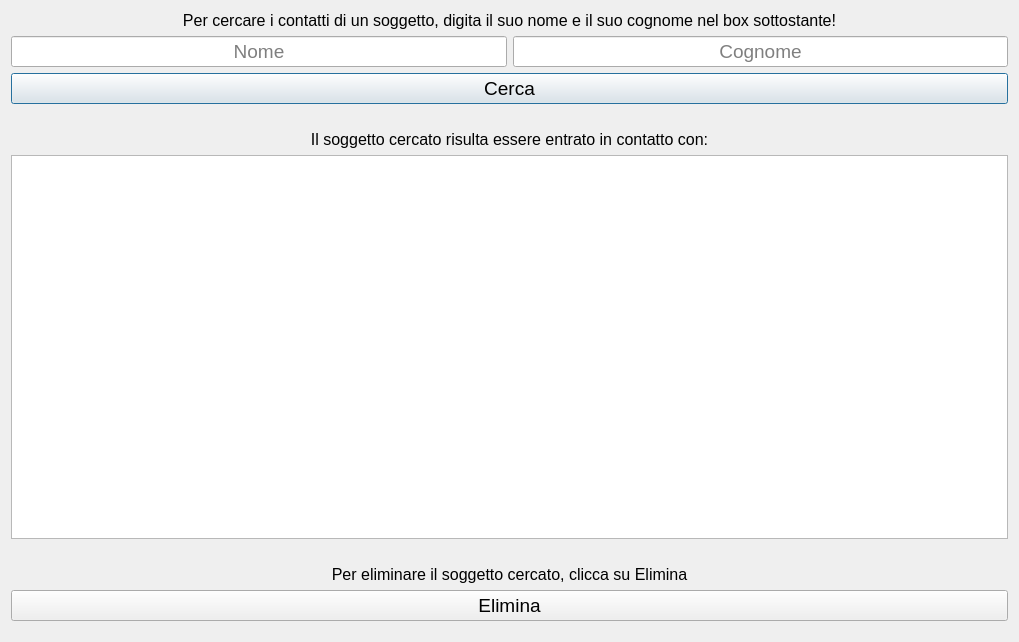
<?xml version="1.0" encoding="UTF-8"?>
<ui version="4.0">
 <class>Ricerca</class>
 <widget class="QDialog" name="Ricerca">
  <property name="geometry">
   <rect>
    <x>0</x>
    <y>0</y>
    <width>1019</width>
    <height>642</height>
   </rect>
  </property>
  <property name="windowTitle">
   <string>Dialog</string>
  </property>
  <layout class="QVBoxLayout" name="verticalLayout_2">
   <item>
    <widget class="QLabel" name="label">
     <property name="sizePolicy">
      <sizepolicy hsizetype="Minimum" vsizetype="Fixed">
       <horstretch>0</horstretch>
       <verstretch>0</verstretch>
      </sizepolicy>
     </property>
     <property name="font">
      <font>
       <pointsize>12</pointsize>
      </font>
     </property>
     <property name="layoutDirection">
      <enum>Qt::LeftToRight</enum>
     </property>
     <property name="text">
      <string>Per cercare i contatti di un soggetto, digita il suo nome e il suo cognome nel box sottostante!</string>
     </property>
     <property name="textFormat">
      <enum>Qt::AutoText</enum>
     </property>
     <property name="alignment">
      <set>Qt::AlignCenter</set>
     </property>
     <property name="margin">
      <number>0</number>
     </property>
    </widget>
   </item>
   <item>
    <layout class="QHBoxLayout" name="horizontalLayout_2">
     <item>
      <widget class="QLineEdit" name="nome">
       <property name="font">
        <font>
         <pointsize>14</pointsize>
        </font>
       </property>
       <property name="alignment">
        <set>Qt::AlignCenter</set>
       </property>
       <property name="placeholderText">
        <string>Nome</string>
       </property>
      </widget>
     </item>
     <item>
      <widget class="QLineEdit" name="cognome">
       <property name="font">
        <font>
         <pointsize>14</pointsize>
        </font>
       </property>
       <property name="alignment">
        <set>Qt::AlignCenter</set>
       </property>
       <property name="placeholderText">
        <string>Cognome</string>
       </property>
      </widget>
     </item>
    </layout>
   </item>
   <item>
    <widget class="QPushButton" name="pushButton">
     <property name="font">
      <font>
       <pointsize>14</pointsize>
      </font>
     </property>
     <property name="text">
      <string>Cerca</string>
     </property>
    </widget>
   </item>
   <item>
    <spacer name="verticalSpacer">
     <property name="orientation">
      <enum>Qt::Vertical</enum>
     </property>
     <property name="sizeType">
      <enum>QSizePolicy::Minimum</enum>
     </property>
     <property name="sizeHint" stdset="0">
      <size>
       <width>20</width>
       <height>20</height>
      </size>
     </property>
    </spacer>
   </item>
   <item>
    <widget class="QLabel" name="label_3">
     <property name="font">
      <font>
       <pointsize>12</pointsize>
      </font>
     </property>
     <property name="text">
      <string>Il soggetto cercato risulta essere entrato in contatto con:</string>
     </property>
     <property name="alignment">
      <set>Qt::AlignCenter</set>
     </property>
    </widget>
   </item>
   <item>
    <widget class="QTableWidget" name="table"/>
   </item>
   <item>
    <spacer name="verticalSpacer_2">
     <property name="orientation">
      <enum>Qt::Vertical</enum>
     </property>
     <property name="sizeType">
      <enum>QSizePolicy::Minimum</enum>
     </property>
     <property name="sizeHint" stdset="0">
      <size>
       <width>20</width>
       <height>20</height>
      </size>
     </property>
    </spacer>
   </item>
   <item>
    <widget class="QLabel" name="label_2">
     <property name="font">
      <font>
       <pointsize>12</pointsize>
      </font>
     </property>
     <property name="text">
      <string>Per eliminare il soggetto cercato, clicca su Elimina</string>
     </property>
     <property name="alignment">
      <set>Qt::AlignCenter</set>
     </property>
    </widget>
   </item>
   <item>
    <widget class="QPushButton" name="button_elimina">
     <property name="font">
      <font>
       <pointsize>14</pointsize>
      </font>
     </property>
     <property name="text">
      <string>Elimina</string>
     </property>
    </widget>
   </item>
   <item>
    <spacer name="verticalSpacer_3">
     <property name="orientation">
      <enum>Qt::Vertical</enum>
     </property>
     <property name="sizeType">
      <enum>QSizePolicy::Minimum</enum>
     </property>
     <property name="sizeHint" stdset="0">
      <size>
       <width>20</width>
       <height>10</height>
      </size>
     </property>
    </spacer>
   </item>
  </layout>
 </widget>
 <resources/>
 <connections/>
</ui>
